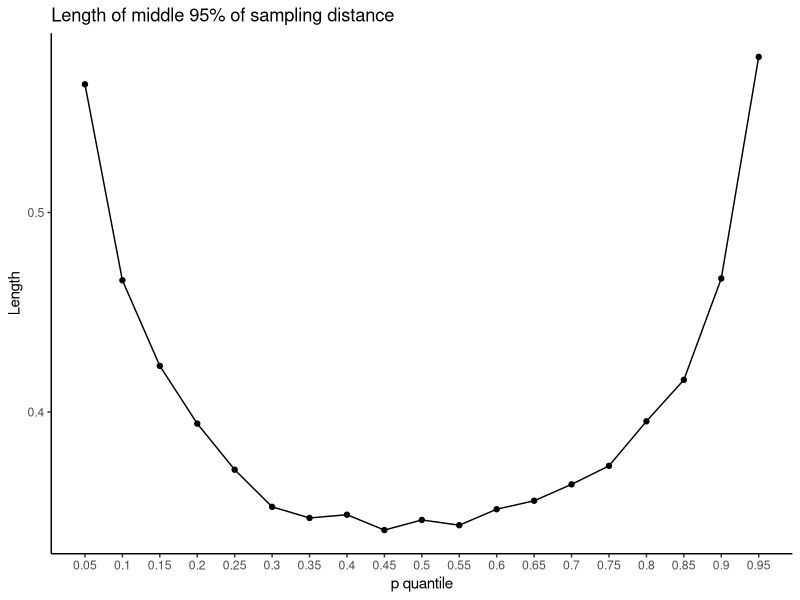
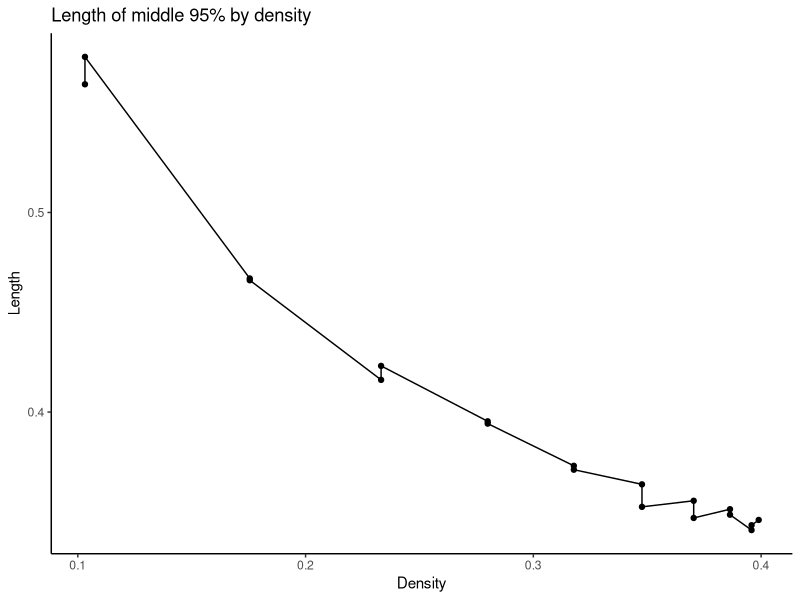
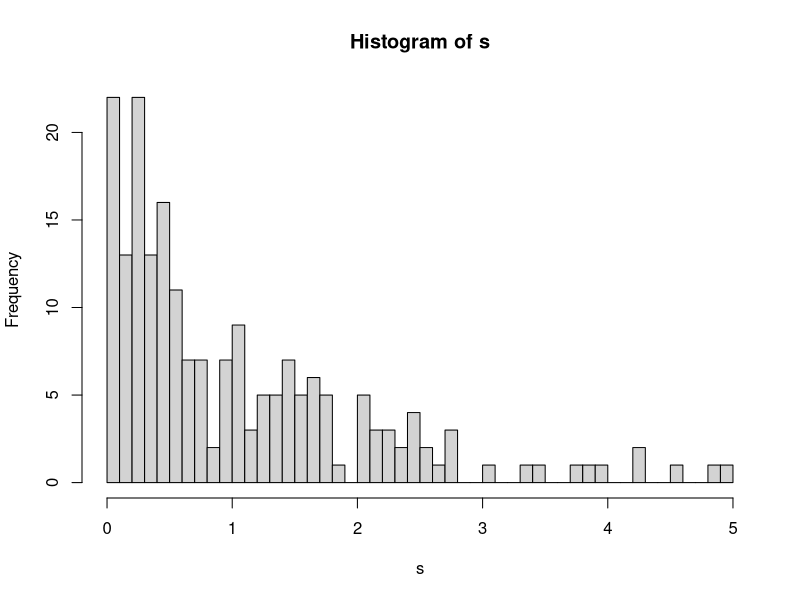
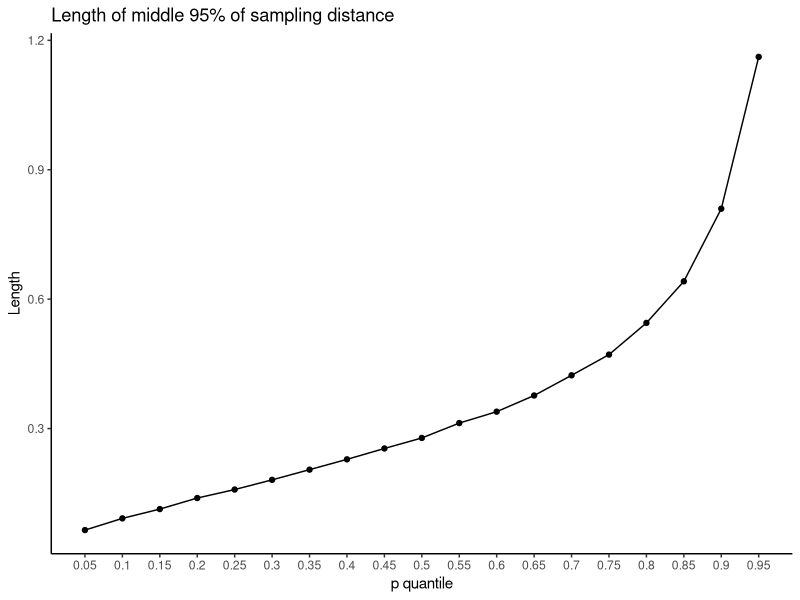
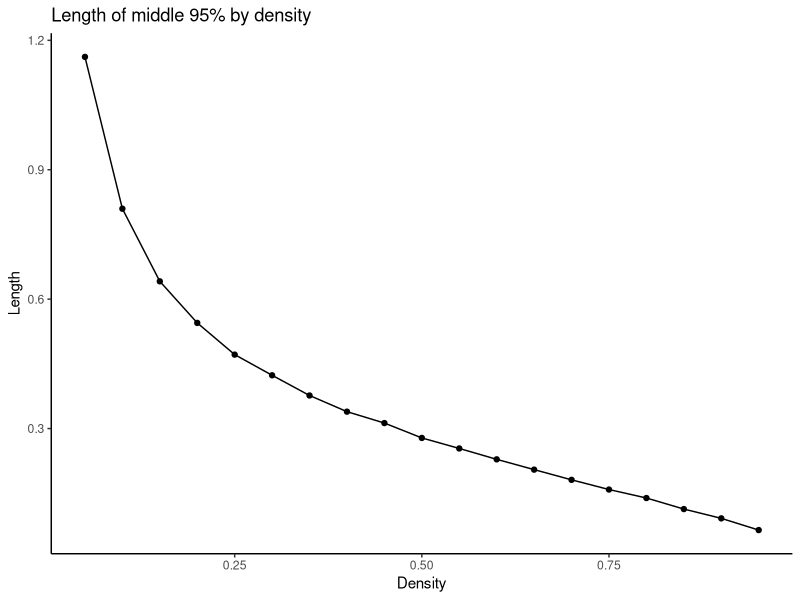
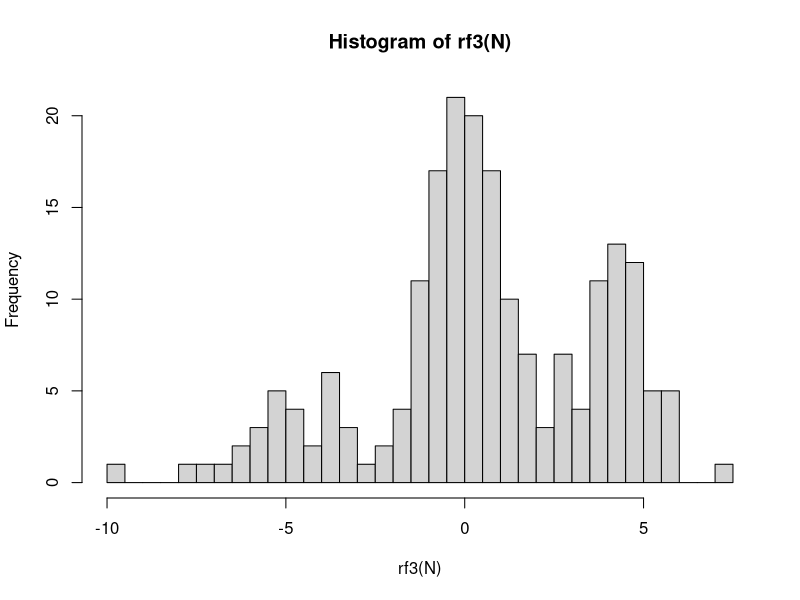
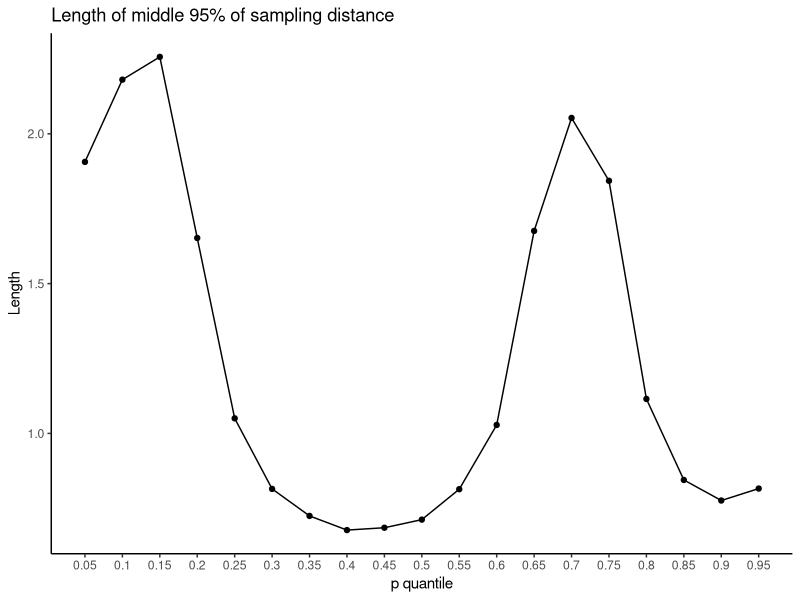
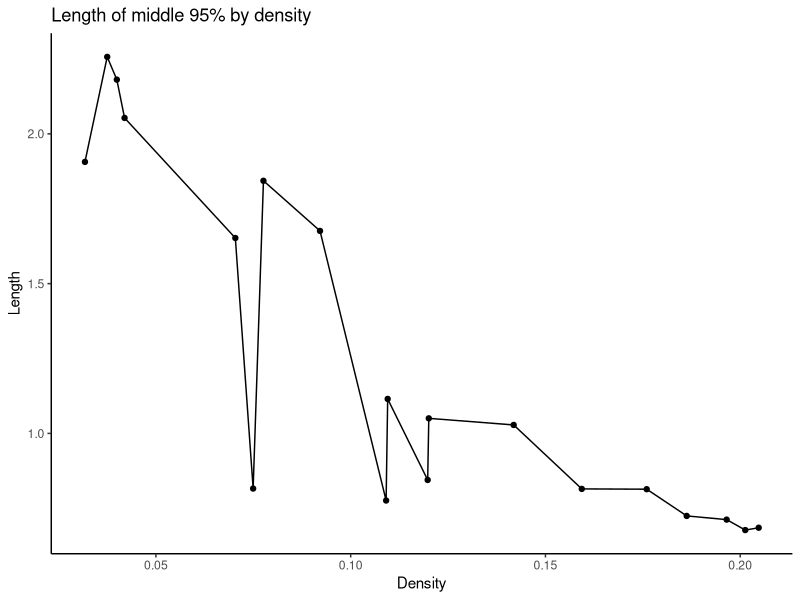

Write R code to recreate these figures, in order.
## ---- chunk 1
knitr::opts_chunk$set(echo = TRUE)
## ---- chunk 2
# for Distribution 1: normal distribution
N_simulation <- 5000   # Simulation size N
N = 200      # sample size
col = 19      # number of columns in the matrix
qtl <- seq(0.05, 0.95, 0.05)
d1_qtl_matrix <- matrix(ncol = col)         # matrix to store quantiles of size N_sim * col

for(i in 1:N_simulation){
  # generate a random sample of size N
  s <- rnorm(N, mean = 0, sd = 1)
  dis <- quantile(s, probs = seq(0.05, 0.95, 0.05))
  d1_qtl_matrix <- rbind(d1_qtl_matrix, dis)
}

# calculate the length of the middle 95%
d1_qtl_length <- rep(NA, col)

for(i in seq(d1_qtl_length)){
  q <- quantile(d1_qtl_matrix[,i], probs = c(0.025, 0.975), na.rm = TRUE)
  d1_qtl_length[i] <- q[[2]] - q[[1]]
  }
## ---- chunk 3
# plot
library(ggplot2)
ggplot(data.frame(d1_qtl_length), aes(x = seq(0.05, 0.95, 0.05), y = d1_qtl_length)) +
  geom_point()+
  geom_line()+
  scale_x_continuous(limits = c(0.05,0.95), breaks = qtl, labels = qtl)+
  labs(title = "Length of middle 95% of sampling distance", x = "p quantile", y = "Length")+
  theme_classic()
## ---- chunk 4
x <- qnorm(qtl, mean = 0, sd = 1)
d1_dens_x <- dnorm(x, mean = 0, sd = 1)
## ---- chunk 5
d1_dens_matrix <- data.frame(cbind(d1_dens_x, d1_qtl_length))

ggplot(d1_dens_matrix, aes(d1_dens_x, d1_qtl_length))+
  geom_point()+
  geom_line()+
  scale_x_continuous(breaks = waiver(), labels = waiver())+
  labs(title = "Length of middle 95% by density", x = "Density", y = "Length")+
  theme_classic()
## ---- chunk 6
s <- rexp(200, rate = 1)
hist(s, breaks = 50)
## ---- chunk 7
# Distribution 2: exponential distribution
N_simulation <- 5000   # Simulation size N
N = 200      # sample size
col = 19      # number of columns in the matrix
d2_qtl_matrix <- matrix(ncol = col)         # matrix to store quantiles of size N_sim * col

for(i in 1:N_simulation){
  # generate a random sample of size N
  s <- rexp(N, rate = 1)
  dis <- quantile(s, probs = seq(0.05, 0.95, 0.05))
  d2_qtl_matrix <- rbind(d2_qtl_matrix, dis)
}

# calculate the length of the middle 95%
d2_qtl_length <- rep(NA, col)

for(i in seq(d2_qtl_length)){
  q <- quantile(d2_qtl_matrix[,i], probs = c(0.025, 0.975), na.rm = TRUE)
  d2_qtl_length[i] <- q[[2]] - q[[1]]
  }
## ---- chunk 8
# plot
ggplot(data.frame(d2_qtl_length), aes(x = seq(0.05, 0.95, 0.05), y = d2_qtl_length)) +
  geom_point()+
  geom_line()+
  scale_x_continuous(limits = c(0.05,0.95), breaks = qtl, labels = qtl)+
  labs(title = "Length of middle 95% of sampling distance", x = "p quantile", y = "Length")+
  theme_classic()
## ---- chunk 9
qtl <- seq(0.05, 0.95, 0.05)
x <- qexp(qtl, rate = 1)
d2_dens_x <- dexp(x, rate = 1)
## ---- chunk 10
d2_dens_matrix <- data.frame(cbind(d2_dens_x, d2_qtl_length))

ggplot(d2_dens_matrix, aes(d2_dens_x, d2_qtl_length))+
  geom_point()+
  geom_line()+
  scale_x_continuous(breaks = waiver(), labels = waiver())+
  labs(title = "Length of middle 95% by density", x = "Density", y = "Length")+
  theme_classic()
## ---- chunk 11
rf3 <- function(N){
  G <- sample(0:2, N, replace = TRUE, prob = c(5,3,2))
  (G==0)*rnorm(N) + (G==1)*rnorm(N,4) + (G==2)*rnorm(N,-4,2)
}

pf3 <- function(x){
  .5*pnorm(x) + .3*pnorm(x,4) + .2*pnorm(x,-4,2)
}

df3 <- function(x){
  .5*dnorm(x) + .3*dnorm(x,4) + .2*dnorm(x,-4,2)
}
## ---- chunk 12
hist(rf3(N), breaks = 50)
## ---- chunk 13
# for Distribution 2: exponential distribution
N_simulation <- 5000   # Simulation size N
N = 200      # sample size
col = 19      # number of columns in the matrix
d3_qtl_matrix <- matrix(ncol = col)         # matrix to store quantiles of size N_sim * col

for(i in 1:N_simulation){
  # generate a random sample of size N
  s <- rf3(N)
  dis <- quantile(s, probs = seq(0.05, 0.95, 0.05))
  d3_qtl_matrix <- rbind(d3_qtl_matrix, dis)
}

# calculate the length of the middle 95%
d3_qtl_length <- rep(NA, col)

for(i in seq(d3_qtl_length)){
  q <- quantile(d3_qtl_matrix[,i], probs = c(0.025, 0.975), na.rm = TRUE)
  d3_qtl_length[i] <- q[[2]] - q[[1]]
  }
## ---- chunk 14
# plot
ggplot(data.frame(d3_qtl_length), aes(x = seq(0.05, 0.95, 0.05), y = d3_qtl_length)) +
  geom_point()+
  geom_line()+
  scale_x_continuous(limits = c(0.05,0.95), breaks = qtl, labels = qtl)+
  labs(title = "Length of middle 95% of sampling distance", x = "p quantile", y = "Length")+
  theme_classic()
## ---- chunk 15
qtl <- seq(0.05, 0.95, 0.05)
d3_dens_x <- rep(NA, col)

qf3 <- function(y){
    uniroot(function(x) pf3(x) - y, interval = c(-100, 100))$root 
}

for(i in 1:col){
  x <- qtl[i]
  mx <- qf3(x)
  d3_dens_x[i] <- df3(mx)
}
## ---- chunk 16
d3_dens_matrix <- data.frame(cbind(d3_dens_x, d3_qtl_length))

ggplot(d3_dens_matrix, aes(d3_dens_x, d3_qtl_length))+
  geom_point()+
  geom_line()+
  scale_x_continuous(breaks = waiver(), labels = waiver())+
  labs(title = "Length of middle 95% by density", x = "Density", y = "Length")+
  theme_classic()
## ---- chunk 17
rf4 <- function(N){
  G <- sample(0:1, N, replace = TRUE)
  (G==0)*rbeta(N,5,1) + (G==1)*rbeta(N,1,5)
}

pf4 <- function(x){
  0.5*pbeta(x,5,1) + 0.5*pbeta(x,1,5)
}

df4 <- function(x){
  0.5*dbeta(x,5,1) + 0.5*dbeta(x,1,5)
}
## ---- chunk 18
hist(rf4(N), breaks = 50)
## ---- chunk 19
# for Distribution 4: mixture distribution
N_simulation <- 5000   # Simulation size N
N = 200      # sample size
col = 19      # number of columns in the matrix
d4_qtl_matrix <- matrix(ncol = col)         # matrix to store quantiles of size N_sim * col

for(i in 1:N_simulation){
  # generate a random sample of size N
  s <- rf4(N)
  dis <- quantile(s, probs = seq(0.05, 0.95, 0.05))
  d4_qtl_matrix <- rbind(d4_qtl_matrix, dis)
}

# calculate the length of the middle 95%
d4_qtl_length <- rep(NA, col)

for(i in seq(d4_qtl_length)){
  q <- quantile(d4_qtl_matrix[,i], probs = c(0.025, 0.975), na.rm = TRUE)
  d4_qtl_length[i] <- q[[2]] - q[[1]]
  }
## ---- chunk 20
# plot
ggplot(data.frame(d4_qtl_length), aes(x = seq(0.05, 0.95, 0.05), y = d4_qtl_length)) +
  geom_point()+
  geom_line()+
  scale_x_continuous(limits = c(0.05,0.95), breaks = qtl, labels = qtl)+
  labs(title = "Length of middle 95% of sampling distance", x = "p quantile", y = "Length")+
  theme_classic()
## ---- chunk 21
qtl <- seq(0.05, 0.95, 0.05)
d4_dens_x <- rep(NA, col)

qf4 <- function(y){
  uniroot(function(x) pf4(x) - y, interval = c(-100, 100))$root 
}

for(i in 1:col){
  x <- qtl[i]
  mx <- qf4(x)
  d4_dens_x[i] <- df4(mx)
}
## ---- chunk 22
d4_dens_matrix <- data.frame(cbind(d4_dens_x, d4_qtl_length))

ggplot(d4_dens_matrix, aes(d4_dens_x, d4_qtl_length))+
  geom_point()+
  geom_line()+
  scale_x_continuous(breaks = waiver(), labels = waiver())+
  labs(title = "Length of middle 95% by density", x = "Density", y = "Length")+
  theme_classic()
## ---- chunk 23
# Distribution 2: exponential distribution
N_simulation <- 5000   # Simulation size N
N = 200      # sample size
col = 19      # number of columns in the matrix
d2_qtl_matrix <- matrix(ncol = col)         # matrix to store quantiles of size N_sim * col
d2_qtl_length_matrix <- matrix(ncol = col)  # matrix to store quantile lengths, size: 4*col

for(N in c(200, 400, 800, 1600)){
  
  for(i in 1:N_simulation){
    # generate a random sample of size N
    s <- rexp(N, rate = 1)
    dis <- quantile(s, probs = seq(0.05, 0.95, 0.05))
    d2_qtl_matrix <- rbind(d2_qtl_matrix, dis)
  }
  
  # calculate the length of the middle 95%
  d2_qtl_length <- rep(NA, col)
  
  for(i in seq(d2_qtl_length)){
    q <- quantile(d2_qtl_matrix[,i], probs = c(0.025, 0.975), na.rm = TRUE)
    d2_qtl_length[i] <- q[[2]] - q[[1]]
  }
  d2_qtl_length_matrix <- rbind(d2_qtl_length_matrix, d2_qtl_length)
}
## ---- chunk 24
# plot
df <- data.frame(t(rbind(x = seq(0.05, 0.95, 0.05), d2_qtl_length_matrix[2:5,])))

ggplot(df, aes(x = x)) +
  geom_line(aes(y = d2_qtl_length), colour = "red")+
  geom_line(aes(y = d2_qtl_length.1), colour = "blue")+
  geom_line(aes(y = d2_qtl_length.2), colour = "green")+
  geom_line(aes(y = d2_qtl_length.3), colour = "purple")+
  scale_x_continuous(limits = c(0.05,0.95), breaks = qtl, labels = qtl)+
  labs(title = "Length of middle 95% of sampling distance", x = "p quantile", y = "Length")+
  theme_classic()
